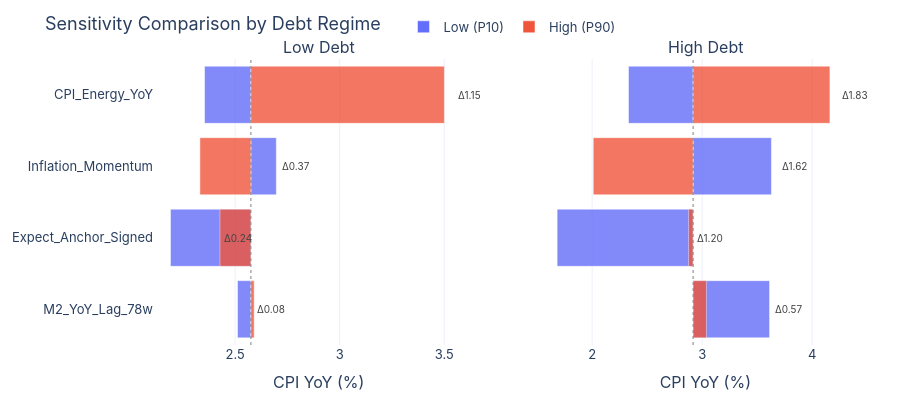
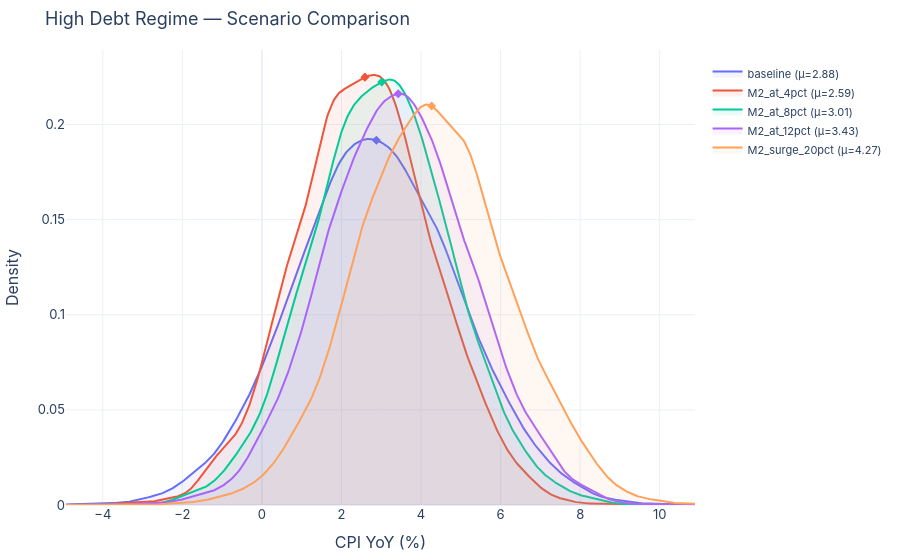
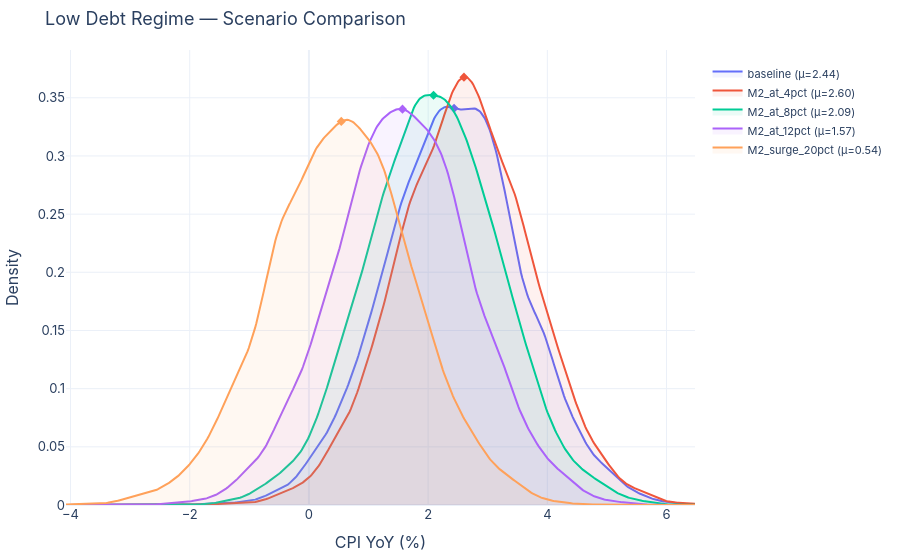
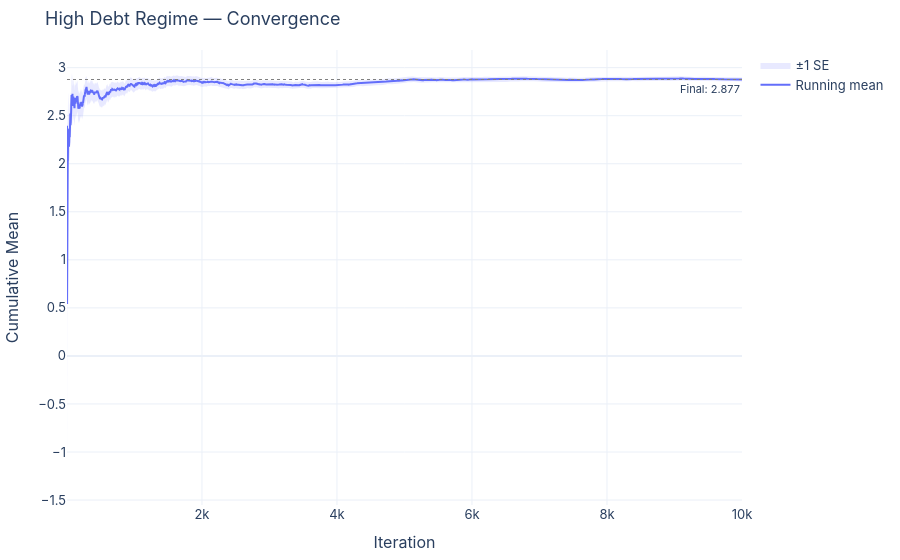

Notebook code cell kept with these figures, in order:
### Code cell
# ===== VISUALIZATION =====
from ResearchFramework.plotter import SimulationPlotter
plot = SimulationPlotter()

# 1. Scenario comparison — overlaid KDEs for both regimes
high_scenario_results = sims["High"].compare_scenarios(scenarios)
low_scenario_results = sims["Low"].compare_scenarios(scenarios)

# 2. Side-by-side tornado charts
fig = plot.tornado_comparison(
    [tornado_low, tornado_high],
    ["Low Debt", "High Debt"],
    outcome_label="CPI YoY (%)",
    title="Sensitivity Comparison by Debt Regime",
)
fig.show()
fig.write_image("charts/tornado_comparison.png", scale=2)

# 3. Scenario KDE comparison — High debt regime
fig = plot.scenario_comparison(
    high_scenario_results,
    outcome_label="CPI YoY (%)",
    title="High Debt Regime — Scenario Comparison",
)
fig.show()
fig.write_image("charts/high_debt_scenarios.png", scale=2)

# 4. Scenario KDE comparison — Low debt regime
fig = plot.scenario_comparison(
    low_scenario_results,
    outcome_label="CPI YoY (%)",
    title="Low Debt Regime — Scenario Comparison",
)
fig.show()
fig.write_image("charts/low_debt_scenarios.png", scale=2)

# 5. Convergence check
high_baseline = high_scenario_results["baseline"]
fig = plot.convergence_plot(
    high_baseline.outcomes,
    title="High Debt Regime — Convergence",
)
fig.show()
fig.write_image("charts/convergence_high.png", scale=2)

# 5. Convergence check
low_baseline = low_scenario_results["baseline"]
fig = plot.convergence_plot(
    low_baseline.outcomes,
    title="Low Debt Regime — Convergence",
)
fig.show()
fig.write_image("charts/convergence_low.png", scale=2)

# 6. Convergence diagnostics
for label, sim in sims.items():
    result = sim.run()
    conv = sim.check_convergence(result)
    print(f"\n{label} regime convergence:")
    for k, v in conv.items():
        print(f"  {k}: {v}")

### Figure 1 — Plotly figure (JSON) as saved in the notebook; plotly's stock layout.template omitted (floating-point values rounded to 4 significant figures)
{"data": [{"base": 2.575, "hovertemplate": "<b>%{y}</b><br>Outcome: %{x:.2f}<extra></extra>", "marker": {"color": "#636EFA", "opacity": 0.8}, "name": "Low (P10)", "orientation": "h", "showlegend": true, "type": "bar", "x": [-0.06421, -0.3848, 0.1217, -0.2219], "xaxis": "x", "y": ["M2_YoY_Lag_78w", "Expect_Anchor_Signed", "Inflation_Momentum", "CPI_Energy_YoY"], "yaxis": "y"}, {"base": 2.575, "hovertemplate": "<b>%{y}</b><br>Outcome: %{x:.2f}<extra></extra>", "marker": {"color": "#EF553B", "opacity": 0.8}, "name": "High (P90)", "orientation": "h", "showlegend": true, "type": "bar", "x": [0.01568, -0.148, -0.244, 0.9255], "xaxis": "x", "y": ["M2_YoY_Lag_78w", "Expect_Anchor_Signed", "Inflation_Momentum", "CPI_Energy_YoY"], "yaxis": "y"}, {"base": 2.918, "hovertemplate": "<b>%{y}</b><br>Outcome: %{x:.2f}<extra></extra>", "marker": {"color": "#636EFA", "opacity": 0.8}, "orientation": "h", "showlegend": false, "type": "bar", "x": [0.6952, -1.236, 0.712, -0.5874], "xaxis": "x2", "y": ["M2_YoY_Lag_78w", "Expect_Anchor_Signed", "Inflation_Momentum", "CPI_Energy_YoY"], "yaxis": "y2"}, {"base": 2.918, "hovertemplate": "<b>%{y}</b><br>Outcome: %{x:.2f}<extra></extra>", "marker": {"color": "#EF553B", "opacity": 0.8}, "orientation": "h", "showlegend": false, "type": "bar", "x": [0.1214, -0.04103, -0.9078, 1.244], "xaxis": "x2", "y": ["M2_YoY_Lag_78w", "Expect_Anchor_Signed", "Inflation_Momentum", "CPI_Energy_YoY"], "yaxis": "y2"}], "layout": {"annotations": [{"font": {"size": 16}, "showarrow": false, "text": "Low Debt", "x": 0.23, "xanchor": "center", "xref": "paper", "y": 1, "yanchor": "bottom", "yref": "paper"}, {"font": {"size": 16}, "showarrow": false, "text": "High Debt", "x": 0.77, "xanchor": "center", "xref": "paper", "y": 1, "yanchor": "bottom", "yref": "paper"}, {"font": {"color": "#444", "size": 10}, "showarrow": false, "text": "Δ0.08", "x": 2.595, "xanchor": "left", "xref": "x", "y": "M2_YoY_Lag_78w", "yref": "y"}, {"font": {"color": "#444", "size": 10}, "showarrow": false, "text": "Δ0.24", "x": 2.439, "xanchor": "left", "xref": "x", "y": "Expect_Anchor_Signed", "yref": "y"}, {"font": {"color": "#444", "size": 10}, "showarrow": false, "text": "Δ0.37", "x": 2.715, "xanchor": "left", "xref": "x", "y": "Inflation_Momentum", "yref": "y"}, {"font": {"color": "#444", "size": 10}, "showarrow": false, "text": "Δ1.15", "x": 3.558, "xanchor": "left", "xref": "x", "y": "CPI_Energy_YoY", "yref": "y"}, {"font": {"color": "#444", "size": 10}, "showarrow": false, "text": "Δ0.57", "x": 3.642, "xanchor": "left", "xref": "x2", "y": "M2_YoY_Lag_78w", "yref": "y2"}, {"font": {"color": "#444", "size": 10}, "showarrow": false, "text": "Δ1.20", "x": 2.936, "xanchor": "left", "xref": "x2", "y": "Expect_Anchor_Signed", "yref": "y2"}, {"font": {"color": "#444", "size": 10}, "showarrow": false, "text": "Δ1.62", "x": 3.711, "xanchor": "left", "xref": "x2", "y": "Inflation_Momentum", "yref": "y2"}, {"font": {"color": "#444", "size": 10}, "showarrow": false, "text": "Δ1.83", "x": 4.253, "xanchor": "left", "xref": "x2", "y": "CPI_Energy_YoY", "yref": "y2"}], "barmode": "overlay", "font": {"family": "Inter, system-ui, sans-serif", "size": 13}, "height": 400, "hoverlabel": {"font": {"size": 12}}, "legend": {"orientation": "h", "x": 0.5, "xanchor": "center", "y": 1.06, "yanchor": "bottom"}, "margin": {"b": 50, "l": 60, "r": 30, "t": 50}, "shapes": [{"line": {"color": "gray", "dash": "dot", "width": 1}, "type": "line", "x0": 2.575, "x1": 2.575, "xref": "x", "y0": 0, "y1": 1, "yref": "y domain"}, {"line": {"color": "gray", "dash": "dot", "width": 1}, "type": "line", "x0": 2.918, "x1": 2.918, "xref": "x2", "y0": 0, "y1": 1, "yref": "y2 domain"}], "title": {"text": "Sensitivity Comparison by Debt Regime"}, "width": 900, "xaxis": {"anchor": "y", "domain": [0, 0.46], "title": {"text": "CPI YoY (%)"}}, "xaxis2": {"anchor": "y2", "domain": [0.54, 1], "title": {"text": "CPI YoY (%)"}}, "yaxis": {"anchor": "x", "domain": [0, 1]}, "yaxis2": {"anchor": "x2", "domain": [0, 1], "matches": "y", "showticklabels": false}}}

### Figure 2 — Plotly figure (JSON) as saved in the notebook; plotly's stock layout.template omitted (floating-point values rounded to 4 significant figures; data arrays with more than 128 entries replaced by an {"elided": "..."} marker saying what was removed)
{"data": [{"fill": "tozeroy", "fillcolor": "rgba(99,110,250,0.08)", "hovertemplate": "baseline<br>%{x:.2f}: density=%{y:.4f}<extra></extra>", "line": {"color": "#636EFA", "width": 2}, "mode": "lines", "name": "baseline (μ=2.88)", "type": "scatter", "x": {"elided": "500 float values"}, "y": {"elided": "500 float values"}}, {"hovertemplate": "baseline mean: 2.88<extra></extra>", "marker": {"color": "#636EFA", "size": 7, "symbol": "diamond"}, "mode": "markers", "showlegend": false, "type": "scatter", "x": [2.877], "y": [0.1917]}, {"fill": "tozeroy", "fillcolor": "rgba(239,85,59,0.08)", "hovertemplate": "M2_at_4pct<br>%{x:.2f}: density=%{y:.4f}<extra></extra>", "line": {"color": "#EF553B", "width": 2}, "mode": "lines", "name": "M2_at_4pct (μ=2.59)", "type": "scatter", "x": {"elided": "500 float values"}, "y": {"elided": "500 float values"}}, {"hovertemplate": "M2_at_4pct mean: 2.59<extra></extra>", "marker": {"color": "#EF553B", "size": 7, "symbol": "diamond"}, "mode": "markers", "showlegend": false, "type": "scatter", "x": [2.589], "y": [0.2249]}, {"fill": "tozeroy", "fillcolor": "rgba(0,204,150,0.08)", "hovertemplate": "M2_at_8pct<br>%{x:.2f}: density=%{y:.4f}<extra></extra>", "line": {"color": "#00CC96", "width": 2}, "mode": "lines", "name": "M2_at_8pct (μ=3.01)", "type": "scatter", "x": {"elided": "500 float values"}, "y": {"elided": "500 float values"}}, {"hovertemplate": "M2_at_8pct mean: 3.01<extra></extra>", "marker": {"color": "#00CC96", "size": 7, "symbol": "diamond"}, "mode": "markers", "showlegend": false, "type": "scatter", "x": [3.012], "y": [0.2223]}, {"fill": "tozeroy", "fillcolor": "rgba(171,99,250,0.08)", "hovertemplate": "M2_at_12pct<br>%{x:.2f}: density=%{y:.4f}<extra></extra>", "line": {"color": "#AB63FA", "width": 2}, "mode": "lines", "name": "M2_at_12pct (μ=3.43)", "type": "scatter", "x": {"elided": "500 float values"}, "y": {"elided": "500 float values"}}, {"hovertemplate": "M2_at_12pct mean: 3.43<extra></extra>", "marker": {"color": "#AB63FA", "size": 7, "symbol": "diamond"}, "mode": "markers", "showlegend": false, "type": "scatter", "x": [3.426], "y": [0.2161]}, {"fill": "tozeroy", "fillcolor": "rgba(255,161,90,0.08)", "hovertemplate": "M2_surge_20pct<br>%{x:.2f}: density=%{y:.4f}<extra></extra>", "line": {"color": "#FFA15A", "width": 2}, "mode": "lines", "name": "M2_surge_20pct (μ=4.27)", "type": "scatter", "x": {"elided": "500 float values"}, "y": {"elided": "500 float values"}}, {"hovertemplate": "M2_surge_20pct mean: 4.27<extra></extra>", "marker": {"color": "#FFA15A", "size": 7, "symbol": "diamond"}, "mode": "markers", "showlegend": false, "type": "scatter", "x": [4.267], "y": [0.2097]}], "layout": {"font": {"family": "Inter, system-ui, sans-serif", "size": 13}, "hoverlabel": {"font": {"size": 12}}, "legend": {"font": {"size": 11}, "orientation": "v", "x": 1.02, "y": 0.98, "yanchor": "top"}, "margin": {"b": 50, "l": 60, "r": 30, "t": 50}, "title": {"text": "High Debt Regime — Scenario Comparison"}, "xaxis": {"title": {"text": "CPI YoY (%)"}}, "yaxis": {"title": {"text": "Density"}}}}

### Figure 3 — Plotly figure (JSON) as saved in the notebook; plotly's stock layout.template omitted (floating-point values rounded to 4 significant figures; data arrays with more than 128 entries replaced by an {"elided": "..."} marker saying what was removed)
{"data": [{"fill": "tozeroy", "fillcolor": "rgba(99,110,250,0.08)", "hovertemplate": "baseline<br>%{x:.2f}: density=%{y:.4f}<extra></extra>", "line": {"color": "#636EFA", "width": 2}, "mode": "lines", "name": "baseline (μ=2.44)", "type": "scatter", "x": {"elided": "500 float values"}, "y": {"elided": "500 float values"}}, {"hovertemplate": "baseline mean: 2.44<extra></extra>", "marker": {"color": "#636EFA", "size": 7, "symbol": "diamond"}, "mode": "markers", "showlegend": false, "type": "scatter", "x": [2.435], "y": [0.3409]}, {"fill": "tozeroy", "fillcolor": "rgba(239,85,59,0.08)", "hovertemplate": "M2_at_4pct<br>%{x:.2f}: density=%{y:.4f}<extra></extra>", "line": {"color": "#EF553B", "width": 2}, "mode": "lines", "name": "M2_at_4pct (μ=2.60)", "type": "scatter", "x": {"elided": "500 float values"}, "y": {"elided": "500 float values"}}, {"hovertemplate": "M2_at_4pct mean: 2.60<extra></extra>", "marker": {"color": "#EF553B", "size": 7, "symbol": "diamond"}, "mode": "markers", "showlegend": false, "type": "scatter", "x": [2.601], "y": [0.3678]}, {"fill": "tozeroy", "fillcolor": "rgba(0,204,150,0.08)", "hovertemplate": "M2_at_8pct<br>%{x:.2f}: density=%{y:.4f}<extra></extra>", "line": {"color": "#00CC96", "width": 2}, "mode": "lines", "name": "M2_at_8pct (μ=2.09)", "type": "scatter", "x": {"elided": "500 float values"}, "y": {"elided": "500 float values"}}, {"hovertemplate": "M2_at_8pct mean: 2.09<extra></extra>", "marker": {"color": "#00CC96", "size": 7, "symbol": "diamond"}, "mode": "markers", "showlegend": false, "type": "scatter", "x": [2.09], "y": [0.3521]}, {"fill": "tozeroy", "fillcolor": "rgba(171,99,250,0.08)", "hovertemplate": "M2_at_12pct<br>%{x:.2f}: density=%{y:.4f}<extra></extra>", "line": {"color": "#AB63FA", "width": 2}, "mode": "lines", "name": "M2_at_12pct (μ=1.57)", "type": "scatter", "x": {"elided": "500 float values"}, "y": {"elided": "500 float values"}}, {"hovertemplate": "M2_at_12pct mean: 1.57<extra></extra>", "marker": {"color": "#AB63FA", "size": 7, "symbol": "diamond"}, "mode": "markers", "showlegend": false, "type": "scatter", "x": [1.57], "y": [0.3402]}, {"fill": "tozeroy", "fillcolor": "rgba(255,161,90,0.08)", "hovertemplate": "M2_surge_20pct<br>%{x:.2f}: density=%{y:.4f}<extra></extra>", "line": {"color": "#FFA15A", "width": 2}, "mode": "lines", "name": "M2_surge_20pct (μ=0.54)", "type": "scatter", "x": {"elided": "500 float values"}, "y": {"elided": "500 float values"}}, {"hovertemplate": "M2_surge_20pct mean: 0.54<extra></extra>", "marker": {"color": "#FFA15A", "size": 7, "symbol": "diamond"}, "mode": "markers", "showlegend": false, "type": "scatter", "x": [0.5427], "y": [0.3297]}], "layout": {"font": {"family": "Inter, system-ui, sans-serif", "size": 13}, "hoverlabel": {"font": {"size": 12}}, "legend": {"font": {"size": 11}, "orientation": "v", "x": 1.02, "y": 0.98, "yanchor": "top"}, "margin": {"b": 50, "l": 60, "r": 30, "t": 50}, "title": {"text": "Low Debt Regime — Scenario Comparison"}, "xaxis": {"title": {"text": "CPI YoY (%)"}}, "yaxis": {"title": {"text": "Density"}}}}

### Figure 4 — Plotly figure (JSON) as saved in the notebook; plotly's stock layout.template omitted (floating-point values rounded to 4 significant figures; data arrays with more than 128 entries replaced by an {"elided": "..."} marker saying what was removed)
{"data": [{"fill": "toself", "fillcolor": "rgba(99,110,250,0.15)", "hoverinfo": "skip", "line": {"width": 0}, "name": "±1 SE", "type": "scatter", "x": {"elided": "20000 int values"}, "y": {"elided": "20000 float values"}}, {"hovertemplate": "n=%{x:,}<br>mean=%{y:.3f}<extra></extra>", "line": {"color": "#636EFA", "width": 2}, "mode": "lines", "name": "Running mean", "type": "scatter", "x": {"elided": "10000 int values"}, "y": {"elided": "10000 float values"}}], "layout": {"annotations": [{"font": {"size": 11}, "showarrow": false, "text": "Final: 2.877", "x": 1, "xanchor": "right", "xref": "x domain", "y": 2.877, "yanchor": "top", "yref": "y"}], "font": {"family": "Inter, system-ui, sans-serif", "size": 13}, "hoverlabel": {"font": {"size": 12}}, "margin": {"b": 50, "l": 60, "r": 30, "t": 50}, "shapes": [{"line": {"color": "gray", "dash": "dot", "width": 1}, "type": "line", "x0": 0, "x1": 1, "xref": "x domain", "y0": 2.877, "y1": 2.877, "yref": "y"}], "title": {"text": "High Debt Regime — Convergence"}, "xaxis": {"title": {"text": "Iteration"}}, "yaxis": {"title": {"text": "Cumulative Mean"}}}}
